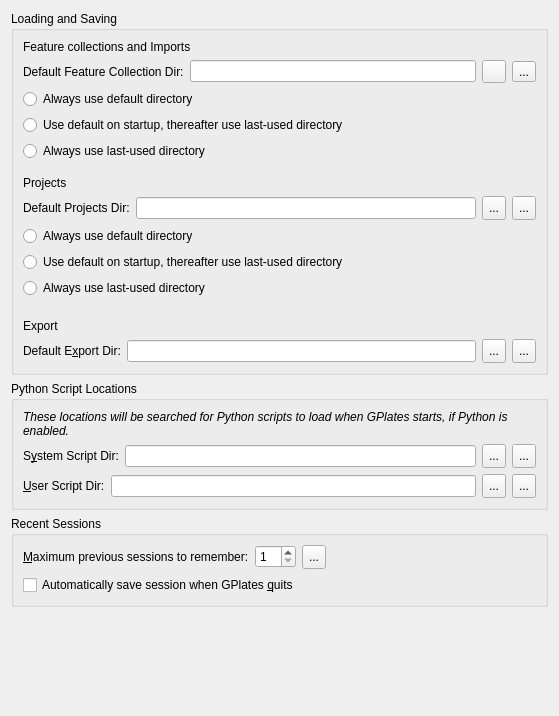
<?xml version="1.0" encoding="UTF-8"?>
<ui version="4.0">
 <class>PreferencesPaneFiles</class>
 <widget class="QWidget" name="PreferencesPaneFiles">
  <property name="geometry">
   <rect>
    <x>0</x>
    <y>0</y>
    <width>559</width>
    <height>716</height>
   </rect>
  </property>
  <property name="windowTitle">
   <string>Form</string>
  </property>
  <layout class="QVBoxLayout" name="verticalLayout_4">
   <item>
    <widget class="QGroupBox" name="groupbox_loading_and_saving">
     <property name="title">
      <string>Loading and Saving</string>
     </property>
     <layout class="QVBoxLayout" name="verticalLayout">
      <item>
       <widget class="QLabel" name="label_feature_collections">
        <property name="text">
         <string>Feature collections and Imports</string>
        </property>
       </widget>
      </item>
      <item>
       <layout class="QHBoxLayout" name="horizontalLayout_5">
        <item>
         <widget class="QLabel" name="label_6">
          <property name="text">
           <string>Default Feature Collection Dir:</string>
          </property>
         </widget>
        </item>
        <item>
         <widget class="QLineEdit" name="lineedit_default_feature_collection_dir"/>
        </item>
        <item>
         <widget class="QToolButton" name="toolbutton_choose_default_feature_collection_dir">
          <property name="text">
           <string/>
          </property>
          <property name="icon">
           <iconset resource="../qt-resources/qt_resources.qrc">
            <normaloff>:/gnome_folder_16.png</normaloff>:/gnome_folder_16.png</iconset>
          </property>
         </widget>
        </item>
        <item>
         <widget class="QToolButton" name="toolbutton_reset_default_feature_collection_dir">
          <property name="text">
           <string>...</string>
          </property>
          <property name="icon">
           <iconset resource="../qt-resources/qt_resources.qrc">
            <normaloff>:/tango_undo_16.png</normaloff>:/tango_undo_16.png</iconset>
          </property>
         </widget>
        </item>
       </layout>
      </item>
      <item>
       <widget class="QRadioButton" name="radio_feature_collections_always_default">
        <property name="text">
         <string>Always use default directory</string>
        </property>
        <attribute name="buttonGroup">
         <string notr="true">buttongroup_feature_collections_behaviour</string>
        </attribute>
       </widget>
      </item>
      <item>
       <widget class="QRadioButton" name="radio_feature_collections_default_then_last_used">
        <property name="text">
         <string>Use default on startup, thereafter use last-used directory</string>
        </property>
        <attribute name="buttonGroup">
         <string notr="true">buttongroup_feature_collections_behaviour</string>
        </attribute>
       </widget>
      </item>
      <item>
       <widget class="QRadioButton" name="radio_feature_collections_always_last_used">
        <property name="text">
         <string>Always use last-used directory</string>
        </property>
        <attribute name="buttonGroup">
         <string notr="true">buttongroup_feature_collections_behaviour</string>
        </attribute>
       </widget>
      </item>
      <item>
       <spacer name="verticalSpacer_3">
        <property name="orientation">
         <enum>Qt::Vertical</enum>
        </property>
        <property name="sizeHint" stdset="0">
         <size>
          <width>20</width>
          <height>9</height>
         </size>
        </property>
       </spacer>
      </item>
      <item>
       <widget class="QLabel" name="label_projects">
        <property name="text">
         <string>Projects</string>
        </property>
       </widget>
      </item>
      <item>
       <layout class="QHBoxLayout" name="horizontalLayout_6">
        <item>
         <widget class="QLabel" name="label_10">
          <property name="text">
           <string>Default Projects Dir:</string>
          </property>
          <property name="buddy">
           <cstring>lineedit_default_export_dir</cstring>
          </property>
         </widget>
        </item>
        <item>
         <widget class="QLineEdit" name="lineedit_default_project_dir"/>
        </item>
        <item>
         <widget class="QToolButton" name="toolbutton_choose_default_project_dir">
          <property name="sizePolicy">
           <sizepolicy hsizetype="Minimum" vsizetype="Minimum">
            <horstretch>0</horstretch>
            <verstretch>0</verstretch>
           </sizepolicy>
          </property>
          <property name="minimumSize">
           <size>
            <width>24</width>
            <height>24</height>
           </size>
          </property>
          <property name="text">
           <string>...</string>
          </property>
          <property name="icon">
           <iconset resource="../qt-resources/qt_resources.qrc">
            <normaloff>:/gnome_folder_16.png</normaloff>:/gnome_folder_16.png</iconset>
          </property>
         </widget>
        </item>
        <item>
         <widget class="QToolButton" name="toolbutton_reset_default_project_dir">
          <property name="sizePolicy">
           <sizepolicy hsizetype="Minimum" vsizetype="Minimum">
            <horstretch>0</horstretch>
            <verstretch>0</verstretch>
           </sizepolicy>
          </property>
          <property name="minimumSize">
           <size>
            <width>24</width>
            <height>24</height>
           </size>
          </property>
          <property name="toolTip">
           <string>Reset to default value</string>
          </property>
          <property name="text">
           <string>...</string>
          </property>
          <property name="icon">
           <iconset resource="../qt-resources/qt_resources.qrc">
            <normaloff>:/tango_undo_16.png</normaloff>:/tango_undo_16.png</iconset>
          </property>
          <property name="iconSize">
           <size>
            <width>16</width>
            <height>16</height>
           </size>
          </property>
         </widget>
        </item>
       </layout>
      </item>
      <item>
       <widget class="QRadioButton" name="radio_projects_always_default">
        <property name="text">
         <string>Always use default directory</string>
        </property>
        <attribute name="buttonGroup">
         <string notr="true">buttongroup_projects_behaviour</string>
        </attribute>
       </widget>
      </item>
      <item>
       <widget class="QRadioButton" name="radio_projects_default_then_last_used">
        <property name="text">
         <string>Use default on startup, thereafter use last-used directory</string>
        </property>
        <attribute name="buttonGroup">
         <string notr="true">buttongroup_projects_behaviour</string>
        </attribute>
       </widget>
      </item>
      <item>
       <widget class="QRadioButton" name="radio_projects_always_last_used">
        <property name="text">
         <string>Always use last-used directory</string>
        </property>
        <attribute name="buttonGroup">
         <string notr="true">buttongroup_projects_behaviour</string>
        </attribute>
       </widget>
      </item>
      <item>
       <spacer name="verticalSpacer_2">
        <property name="orientation">
         <enum>Qt::Vertical</enum>
        </property>
        <property name="sizeHint" stdset="0">
         <size>
          <width>20</width>
          <height>15</height>
         </size>
        </property>
       </spacer>
      </item>
      <item>
       <widget class="QLabel" name="label_export">
        <property name="text">
         <string>Export</string>
        </property>
       </widget>
      </item>
      <item>
       <layout class="QHBoxLayout" name="horizontalLayout_2">
        <item>
         <widget class="QLabel" name="label_3">
          <property name="text">
           <string>Default E&amp;xport Dir:</string>
          </property>
          <property name="buddy">
           <cstring>lineedit_default_export_dir</cstring>
          </property>
         </widget>
        </item>
        <item>
         <widget class="QLineEdit" name="lineedit_default_export_dir"/>
        </item>
        <item>
         <widget class="QToolButton" name="toolbutton_choose_default_export_dir">
          <property name="sizePolicy">
           <sizepolicy hsizetype="Minimum" vsizetype="Minimum">
            <horstretch>0</horstretch>
            <verstretch>0</verstretch>
           </sizepolicy>
          </property>
          <property name="minimumSize">
           <size>
            <width>24</width>
            <height>24</height>
           </size>
          </property>
          <property name="text">
           <string>...</string>
          </property>
          <property name="icon">
           <iconset resource="../qt-resources/qt_resources.qrc">
            <normaloff>:/gnome_folder_16.png</normaloff>:/gnome_folder_16.png</iconset>
          </property>
         </widget>
        </item>
        <item>
         <widget class="QToolButton" name="toolbutton_reset_default_export_dir">
          <property name="sizePolicy">
           <sizepolicy hsizetype="Minimum" vsizetype="Minimum">
            <horstretch>0</horstretch>
            <verstretch>0</verstretch>
           </sizepolicy>
          </property>
          <property name="minimumSize">
           <size>
            <width>24</width>
            <height>24</height>
           </size>
          </property>
          <property name="toolTip">
           <string>Reset to default value</string>
          </property>
          <property name="text">
           <string>...</string>
          </property>
          <property name="icon">
           <iconset resource="../qt-resources/qt_resources.qrc">
            <normaloff>:/tango_undo_16.png</normaloff>:/tango_undo_16.png</iconset>
          </property>
          <property name="iconSize">
           <size>
            <width>16</width>
            <height>16</height>
           </size>
          </property>
         </widget>
        </item>
       </layout>
      </item>
     </layout>
    </widget>
   </item>
   <item>
    <widget class="QGroupBox" name="groupbox_scripting">
     <property name="title">
      <string>Python Script Locations</string>
     </property>
     <layout class="QVBoxLayout" name="verticalLayout_3">
      <item>
       <widget class="QLabel" name="label_2">
        <property name="font">
         <font>
          <italic>true</italic>
         </font>
        </property>
        <property name="text">
         <string>These locations will be searched for Python scripts to load when GPlates starts, if Python is enabled.</string>
        </property>
        <property name="wordWrap">
         <bool>true</bool>
        </property>
       </widget>
      </item>
      <item>
       <layout class="QHBoxLayout" name="horizontalLayout_3">
        <item>
         <widget class="QLabel" name="label_4">
          <property name="text">
           <string>S&amp;ystem Script Dir:</string>
          </property>
          <property name="buddy">
           <cstring>lineedit_default_export_dir</cstring>
          </property>
         </widget>
        </item>
        <item>
         <widget class="QLineEdit" name="lineedit_python_system_script_dir"/>
        </item>
        <item>
         <widget class="QToolButton" name="toolbutton_choose_python_system_script_dir">
          <property name="sizePolicy">
           <sizepolicy hsizetype="Minimum" vsizetype="Minimum">
            <horstretch>0</horstretch>
            <verstretch>0</verstretch>
           </sizepolicy>
          </property>
          <property name="minimumSize">
           <size>
            <width>24</width>
            <height>24</height>
           </size>
          </property>
          <property name="text">
           <string>...</string>
          </property>
          <property name="icon">
           <iconset resource="../qt-resources/qt_resources.qrc">
            <normaloff>:/gnome_folder_16.png</normaloff>:/gnome_folder_16.png</iconset>
          </property>
         </widget>
        </item>
        <item>
         <widget class="QToolButton" name="toolbutton_reset_python_system_script_dir">
          <property name="sizePolicy">
           <sizepolicy hsizetype="Minimum" vsizetype="Minimum">
            <horstretch>0</horstretch>
            <verstretch>0</verstretch>
           </sizepolicy>
          </property>
          <property name="minimumSize">
           <size>
            <width>24</width>
            <height>24</height>
           </size>
          </property>
          <property name="toolTip">
           <string>Reset to default value</string>
          </property>
          <property name="text">
           <string>...</string>
          </property>
          <property name="icon">
           <iconset resource="../qt-resources/qt_resources.qrc">
            <normaloff>:/tango_undo_16.png</normaloff>:/tango_undo_16.png</iconset>
          </property>
          <property name="iconSize">
           <size>
            <width>16</width>
            <height>16</height>
           </size>
          </property>
         </widget>
        </item>
       </layout>
      </item>
      <item>
       <layout class="QHBoxLayout" name="horizontalLayout_4">
        <item>
         <widget class="QLabel" name="label_5">
          <property name="text">
           <string>&amp;User Script Dir:</string>
          </property>
          <property name="buddy">
           <cstring>lineedit_default_export_dir</cstring>
          </property>
         </widget>
        </item>
        <item>
         <widget class="QLineEdit" name="lineedit_python_user_script_dir"/>
        </item>
        <item>
         <widget class="QToolButton" name="toolbutton_choose_python_user_script_dir">
          <property name="sizePolicy">
           <sizepolicy hsizetype="Minimum" vsizetype="Minimum">
            <horstretch>0</horstretch>
            <verstretch>0</verstretch>
           </sizepolicy>
          </property>
          <property name="minimumSize">
           <size>
            <width>24</width>
            <height>24</height>
           </size>
          </property>
          <property name="text">
           <string>...</string>
          </property>
          <property name="icon">
           <iconset resource="../qt-resources/qt_resources.qrc">
            <normaloff>:/gnome_folder_16.png</normaloff>:/gnome_folder_16.png</iconset>
          </property>
         </widget>
        </item>
        <item>
         <widget class="QToolButton" name="toolbutton_reset_python_user_script_dir">
          <property name="sizePolicy">
           <sizepolicy hsizetype="Minimum" vsizetype="Minimum">
            <horstretch>0</horstretch>
            <verstretch>0</verstretch>
           </sizepolicy>
          </property>
          <property name="minimumSize">
           <size>
            <width>24</width>
            <height>24</height>
           </size>
          </property>
          <property name="toolTip">
           <string>Reset to default value</string>
          </property>
          <property name="text">
           <string>...</string>
          </property>
          <property name="icon">
           <iconset resource="../qt-resources/qt_resources.qrc">
            <normaloff>:/tango_undo_16.png</normaloff>:/tango_undo_16.png</iconset>
          </property>
          <property name="iconSize">
           <size>
            <width>16</width>
            <height>16</height>
           </size>
          </property>
         </widget>
        </item>
       </layout>
      </item>
     </layout>
    </widget>
   </item>
   <item>
    <widget class="QGroupBox" name="groupbox_recent_sessions">
     <property name="title">
      <string>Recent Sessions</string>
     </property>
     <layout class="QVBoxLayout" name="verticalLayout_2">
      <item>
       <layout class="QHBoxLayout" name="horizontalLayout">
        <item>
         <widget class="QLabel" name="label">
          <property name="text">
           <string>&amp;Maximum previous sessions to remember:</string>
          </property>
          <property name="buddy">
           <cstring>spinbox_recent_sessions_max_size</cstring>
          </property>
         </widget>
        </item>
        <item>
         <widget class="QSpinBox" name="spinbox_recent_sessions_max_size">
          <property name="minimum">
           <number>1</number>
          </property>
          <property name="maximum">
           <number>24</number>
          </property>
         </widget>
        </item>
        <item>
         <widget class="QToolButton" name="toolbutton_reset_recent_sessions_settings">
          <property name="sizePolicy">
           <sizepolicy hsizetype="Minimum" vsizetype="Minimum">
            <horstretch>0</horstretch>
            <verstretch>0</verstretch>
           </sizepolicy>
          </property>
          <property name="minimumSize">
           <size>
            <width>24</width>
            <height>24</height>
           </size>
          </property>
          <property name="toolTip">
           <string>Reset to default value</string>
          </property>
          <property name="text">
           <string>...</string>
          </property>
          <property name="icon">
           <iconset resource="../qt-resources/qt_resources.qrc">
            <normaloff>:/tango_undo_16.png</normaloff>:/tango_undo_16.png</iconset>
          </property>
          <property name="iconSize">
           <size>
            <width>16</width>
            <height>16</height>
           </size>
          </property>
         </widget>
        </item>
        <item>
         <spacer name="horizontalSpacer">
          <property name="orientation">
           <enum>Qt::Horizontal</enum>
          </property>
          <property name="sizeHint" stdset="0">
           <size>
            <width>40</width>
            <height>20</height>
           </size>
          </property>
         </spacer>
        </item>
       </layout>
      </item>
      <item>
       <widget class="QCheckBox" name="checkbox_auto_save_session_on_quit">
        <property name="text">
         <string>Automatically save session when GPlates &amp;quits</string>
        </property>
       </widget>
      </item>
     </layout>
    </widget>
   </item>
   <item>
    <spacer name="verticalSpacer">
     <property name="orientation">
      <enum>Qt::Vertical</enum>
     </property>
     <property name="sizeHint" stdset="0">
      <size>
       <width>20</width>
       <height>40</height>
      </size>
     </property>
    </spacer>
   </item>
  </layout>
 </widget>
 <resources>
  <include location="../qt-resources/qt_resources.qrc"/>
 </resources>
 <connections/>
 <buttongroups>
  <buttongroup name="buttongroup_feature_collections_behaviour"/>
  <buttongroup name="buttongroup_projects_behaviour"/>
 </buttongroups>
</ui>
